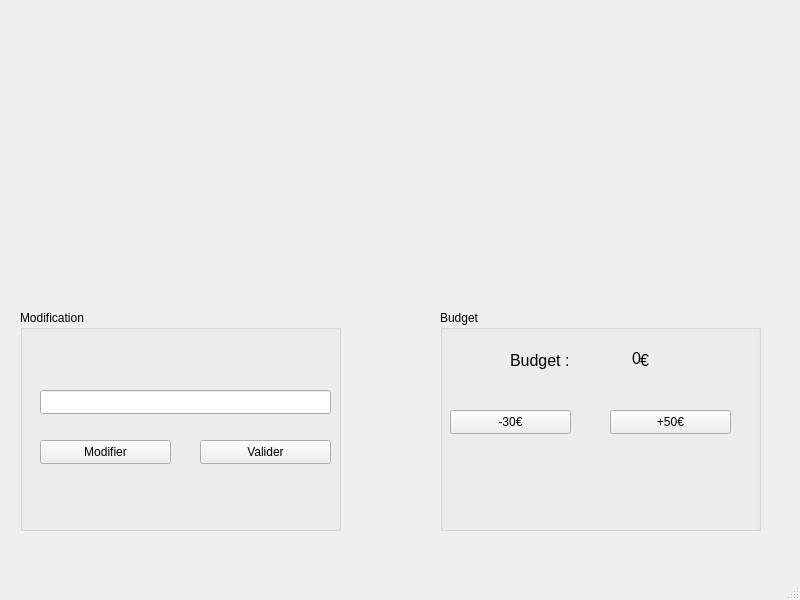
<?xml version="1.0" encoding="UTF-8"?>
<ui version="4.0">
 <class>MainWindow</class>
 <widget class="QMainWindow" name="MainWindow">
  <property name="geometry">
   <rect>
    <x>0</x>
    <y>0</y>
    <width>800</width>
    <height>600</height>
   </rect>
  </property>
  <property name="windowTitle">
   <string>Mon zoo</string>
  </property>
  <widget class="QWidget" name="centralwidget">
   <widget class="QGroupBox" name="modifName">
    <property name="geometry">
     <rect>
      <x>20</x>
      <y>310</y>
      <width>321</width>
      <height>221</height>
     </rect>
    </property>
    <property name="title">
     <string>Modification</string>
    </property>
    <widget class="QLabel" name="lbl_zooName">
     <property name="geometry">
      <rect>
       <x>20</x>
       <y>80</y>
       <width>301</width>
       <height>31</height>
      </rect>
     </property>
     <property name="text">
      <string>Zoo Ynov</string>
     </property>
    </widget>
    <widget class="QLineEdit" name="lineEdit_zooName">
     <property name="geometry">
      <rect>
       <x>20</x>
       <y>80</y>
       <width>291</width>
       <height>24</height>
      </rect>
     </property>
    </widget>
    <widget class="QPushButton" name="btn_validateZooName">
     <property name="geometry">
      <rect>
       <x>180</x>
       <y>130</y>
       <width>131</width>
       <height>24</height>
      </rect>
     </property>
     <property name="text">
      <string>Valider</string>
     </property>
    </widget>
    <widget class="QPushButton" name="btn_updateZooName">
     <property name="geometry">
      <rect>
       <x>20</x>
       <y>130</y>
       <width>131</width>
       <height>24</height>
      </rect>
     </property>
     <property name="text">
      <string>Modifier</string>
     </property>
    </widget>
   </widget>
   <widget class="QGroupBox" name="editBudget">
    <property name="geometry">
     <rect>
      <x>440</x>
      <y>310</y>
      <width>321</width>
      <height>221</height>
     </rect>
    </property>
    <property name="title">
     <string>Budget</string>
    </property>
    <widget class="QLabel" name="lbl_budgetTitle">
     <property name="geometry">
      <rect>
       <x>70</x>
       <y>40</y>
       <width>71</width>
       <height>21</height>
      </rect>
     </property>
     <property name="font">
      <font>
       <pointsize>12</pointsize>
      </font>
     </property>
     <property name="text">
      <string>Budget :</string>
     </property>
    </widget>
    <widget class="QLabel" name="label">
     <property name="geometry">
      <rect>
       <x>200</x>
       <y>40</y>
       <width>81</width>
       <height>20</height>
      </rect>
     </property>
     <property name="font">
      <font>
       <pointsize>12</pointsize>
      </font>
     </property>
     <property name="text">
      <string>€</string>
     </property>
    </widget>
    <widget class="QLabel" name="lbl_budget">
     <property name="geometry">
      <rect>
       <x>130</x>
       <y>40</y>
       <width>71</width>
       <height>16</height>
      </rect>
     </property>
     <property name="font">
      <font>
       <pointsize>12</pointsize>
      </font>
     </property>
     <property name="text">
      <string>0</string>
     </property>
     <property name="alignment">
      <set>Qt::AlignRight|Qt::AlignTrailing|Qt::AlignVCenter</set>
     </property>
    </widget>
    <widget class="QPushButton" name="btn_spend">
     <property name="geometry">
      <rect>
       <x>10</x>
       <y>100</y>
       <width>121</width>
       <height>24</height>
      </rect>
     </property>
     <property name="text">
      <string>-30€</string>
     </property>
    </widget>
    <widget class="QPushButton" name="btn_earn">
     <property name="geometry">
      <rect>
       <x>170</x>
       <y>100</y>
       <width>121</width>
       <height>24</height>
      </rect>
     </property>
     <property name="text">
      <string>+50€</string>
     </property>
    </widget>
   </widget>
   <widget class="QLabel" name="bg">
    <property name="geometry">
     <rect>
      <x>10</x>
      <y>0</y>
      <width>781</width>
      <height>551</height>
     </rect>
    </property>
    <property name="text">
     <string/>
    </property>
    <property name="pixmap">
     <pixmap>../../../../../Desktop/tata.jpg</pixmap>
    </property>
   </widget>
   <zorder>bg</zorder>
   <zorder>modifName</zorder>
   <zorder>editBudget</zorder>
  </widget>
  <widget class="QMenuBar" name="menubar">
   <property name="geometry">
    <rect>
     <x>0</x>
     <y>0</y>
     <width>800</width>
     <height>22</height>
    </rect>
   </property>
  </widget>
  <widget class="QStatusBar" name="statusbar"/>
 </widget>
 <resources/>
 <connections/>
</ui>
